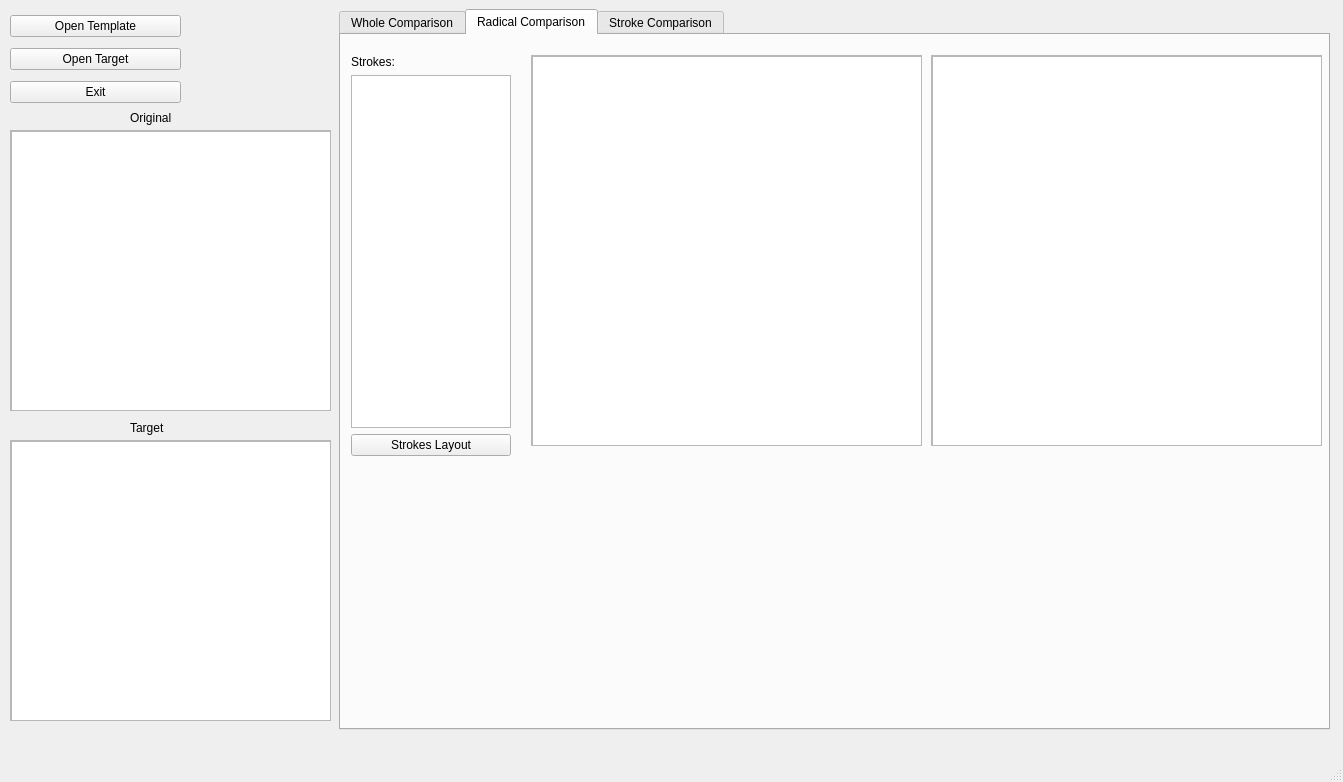
<?xml version="1.0" encoding="UTF-8"?>
<ui version="4.0">
 <class>MainWindow</class>
 <widget class="QMainWindow" name="MainWindow">
  <property name="geometry">
   <rect>
    <x>0</x>
    <y>0</y>
    <width>1343</width>
    <height>782</height>
   </rect>
  </property>
  <property name="windowTitle">
   <string>MainWindow</string>
  </property>
  <widget class="QWidget" name="centralwidget">
   <widget class="QTabWidget" name="tabWidget">
    <property name="geometry">
     <rect>
      <x>339</x>
      <y>9</y>
      <width>991</width>
      <height>721</height>
     </rect>
    </property>
    <property name="currentIndex">
     <number>1</number>
    </property>
    <widget class="QWidget" name="tab">
     <attribute name="title">
      <string>Whole Comparison</string>
     </attribute>
     <widget class="QTabWidget" name="tabWidget_2">
      <property name="geometry">
       <rect>
        <x>9</x>
        <y>9</y>
        <width>971</width>
        <height>671</height>
       </rect>
      </property>
      <property name="currentIndex">
       <number>3</number>
      </property>
      <widget class="QWidget" name="tab_4">
       <attribute name="title">
        <string>Coverage Rate</string>
       </attribute>
       <widget class="QScrollArea" name="scrollArea_3">
        <property name="geometry">
         <rect>
          <x>10</x>
          <y>0</y>
          <width>751</width>
          <height>611</height>
         </rect>
        </property>
        <property name="widgetResizable">
         <bool>true</bool>
        </property>
        <widget class="QWidget" name="scrollAreaWidgetContents_3">
         <property name="geometry">
          <rect>
           <x>0</x>
           <y>0</y>
           <width>749</width>
           <height>609</height>
          </rect>
         </property>
         <widget class="QGraphicsView" name="cover_gview">
          <property name="geometry">
           <rect>
            <x>0</x>
            <y>0</y>
            <width>751</width>
            <height>611</height>
           </rect>
          </property>
         </widget>
        </widget>
       </widget>
       <widget class="QWidget" name="verticalLayoutWidget_2">
        <property name="geometry">
         <rect>
          <x>780</x>
          <y>110</y>
          <width>160</width>
          <height>111</height>
         </rect>
        </property>
        <layout class="QVBoxLayout" name="verticalLayout_2">
         <item>
          <layout class="QHBoxLayout" name="horizontalLayout">
           <item>
            <widget class="QLabel" name="label_3">
             <property name="text">
              <string>Max CR:</string>
             </property>
            </widget>
           </item>
           <item>
            <widget class="QLabel" name="maxcr_label">
             <property name="text">
              <string>0.0</string>
             </property>
            </widget>
           </item>
          </layout>
         </item>
         <item>
          <widget class="QRadioButton" name="mizi_rbtn">
           <property name="text">
            <string>Mizi</string>
           </property>
          </widget>
         </item>
         <item>
          <widget class="QRadioButton" name="jiugong_rbtn">
           <property name="text">
            <string>JiuGong</string>
           </property>
          </widget>
         </item>
         <item>
          <widget class="QPushButton" name="cr_calculate_btn">
           <property name="text">
            <string>Calculate</string>
           </property>
          </widget>
         </item>
        </layout>
       </widget>
      </widget>
      <widget class="QWidget" name="tab_7">
       <attribute name="title">
        <string>Gravity of Center</string>
       </attribute>
       <widget class="QScrollArea" name="scrollArea_4">
        <property name="geometry">
         <rect>
          <x>10</x>
          <y>10</y>
          <width>401</width>
          <height>291</height>
         </rect>
        </property>
        <property name="widgetResizable">
         <bool>true</bool>
        </property>
        <widget class="QWidget" name="scrollAreaWidgetContents_4">
         <property name="geometry">
          <rect>
           <x>0</x>
           <y>0</y>
           <width>399</width>
           <height>289</height>
          </rect>
         </property>
         <widget class="QGraphicsView" name="cog_template_gview">
          <property name="geometry">
           <rect>
            <x>0</x>
            <y>0</y>
            <width>401</width>
            <height>291</height>
           </rect>
          </property>
         </widget>
        </widget>
       </widget>
       <widget class="QScrollArea" name="scrollArea_5">
        <property name="geometry">
         <rect>
          <x>430</x>
          <y>10</y>
          <width>401</width>
          <height>291</height>
         </rect>
        </property>
        <property name="widgetResizable">
         <bool>true</bool>
        </property>
        <widget class="QWidget" name="scrollAreaWidgetContents_5">
         <property name="geometry">
          <rect>
           <x>0</x>
           <y>0</y>
           <width>399</width>
           <height>289</height>
          </rect>
         </property>
         <widget class="QGraphicsView" name="cog_target_gview">
          <property name="geometry">
           <rect>
            <x>0</x>
            <y>0</y>
            <width>401</width>
            <height>291</height>
           </rect>
          </property>
         </widget>
        </widget>
       </widget>
       <widget class="QScrollArea" name="scrollArea_6">
        <property name="geometry">
         <rect>
          <x>10</x>
          <y>330</y>
          <width>401</width>
          <height>291</height>
         </rect>
        </property>
        <property name="widgetResizable">
         <bool>true</bool>
        </property>
        <widget class="QWidget" name="scrollAreaWidgetContents_6">
         <property name="geometry">
          <rect>
           <x>0</x>
           <y>0</y>
           <width>399</width>
           <height>289</height>
          </rect>
         </property>
         <widget class="QGraphicsView" name="cog_comparison_gview">
          <property name="geometry">
           <rect>
            <x>0</x>
            <y>0</y>
            <width>401</width>
            <height>291</height>
           </rect>
          </property>
         </widget>
        </widget>
       </widget>
       <widget class="QWidget" name="verticalLayoutWidget_3">
        <property name="geometry">
         <rect>
          <x>470</x>
          <y>570</y>
          <width>146</width>
          <height>41</height>
         </rect>
        </property>
        <layout class="QVBoxLayout" name="verticalLayout_3">
         <item>
          <widget class="QPushButton" name="cog_btn">
           <property name="text">
            <string>Center of Gravity</string>
           </property>
          </widget>
         </item>
        </layout>
       </widget>
       <widget class="QWidget" name="horizontalLayoutWidget_2">
        <property name="geometry">
         <rect>
          <x>120</x>
          <y>300</y>
          <width>191</width>
          <height>21</height>
         </rect>
        </property>
        <layout class="QHBoxLayout" name="horizontalLayout_2">
         <item>
          <widget class="QLabel" name="label_4">
           <property name="text">
            <string>COG:</string>
           </property>
          </widget>
         </item>
         <item>
          <widget class="QLabel" name="template_cog_label">
           <property name="text">
            <string>(0, 0)</string>
           </property>
          </widget>
         </item>
        </layout>
       </widget>
       <widget class="QWidget" name="horizontalLayoutWidget_3">
        <property name="geometry">
         <rect>
          <x>540</x>
          <y>300</y>
          <width>191</width>
          <height>21</height>
         </rect>
        </property>
        <layout class="QHBoxLayout" name="horizontalLayout_3">
         <item>
          <widget class="QLabel" name="label_5">
           <property name="text">
            <string>COG:</string>
           </property>
          </widget>
         </item>
         <item>
          <widget class="QLabel" name="target_cog_label">
           <property name="text">
            <string>(0, 0)</string>
           </property>
          </widget>
         </item>
        </layout>
       </widget>
      </widget>
      <widget class="QWidget" name="tab_5">
       <attribute name="title">
        <string>Convex hull</string>
       </attribute>
       <widget class="QScrollArea" name="scrollArea_7">
        <property name="geometry">
         <rect>
          <x>10</x>
          <y>10</y>
          <width>421</width>
          <height>401</height>
         </rect>
        </property>
        <property name="widgetResizable">
         <bool>true</bool>
        </property>
        <widget class="QWidget" name="scrollAreaWidgetContents_7">
         <property name="geometry">
          <rect>
           <x>0</x>
           <y>0</y>
           <width>419</width>
           <height>399</height>
          </rect>
         </property>
         <widget class="QGraphicsView" name="template_ch_gview">
          <property name="geometry">
           <rect>
            <x>0</x>
            <y>0</y>
            <width>421</width>
            <height>401</height>
           </rect>
          </property>
         </widget>
        </widget>
       </widget>
       <widget class="QScrollArea" name="scrollArea_8">
        <property name="geometry">
         <rect>
          <x>470</x>
          <y>10</y>
          <width>421</width>
          <height>401</height>
         </rect>
        </property>
        <property name="widgetResizable">
         <bool>true</bool>
        </property>
        <widget class="QWidget" name="scrollAreaWidgetContents_8">
         <property name="geometry">
          <rect>
           <x>0</x>
           <y>0</y>
           <width>419</width>
           <height>399</height>
          </rect>
         </property>
         <widget class="QGraphicsView" name="target_ch_gview">
          <property name="geometry">
           <rect>
            <x>0</x>
            <y>0</y>
            <width>421</width>
            <height>401</height>
           </rect>
          </property>
         </widget>
        </widget>
       </widget>
       <widget class="QWidget" name="verticalLayoutWidget_4">
        <property name="geometry">
         <rect>
          <x>30</x>
          <y>569</y>
          <width>160</width>
          <height>32</height>
         </rect>
        </property>
        <layout class="QVBoxLayout" name="verticalLayout_4">
         <item>
          <widget class="QPushButton" name="convexhull_btn">
           <property name="text">
            <string>Convex hull</string>
           </property>
          </widget>
         </item>
        </layout>
       </widget>
       <widget class="QWidget" name="formLayoutWidget">
        <property name="geometry">
         <rect>
          <x>230</x>
          <y>440</y>
          <width>201</width>
          <height>191</height>
         </rect>
        </property>
        <layout class="QFormLayout" name="formLayout">
         <item row="0" column="0">
          <widget class="QLabel" name="label_6">
           <property name="text">
            <string>Convex hull 
 area ratio:</string>
           </property>
          </widget>
         </item>
         <item row="0" column="1">
          <widget class="QLabel" name="temp_convex_area_ratio_label">
           <property name="text">
            <string>0.0</string>
           </property>
          </widget>
         </item>
         <item row="1" column="0">
          <widget class="QLabel" name="label_8">
           <property name="text">
            <string>Valid pixels 
 area ratio:</string>
           </property>
          </widget>
         </item>
         <item row="1" column="1">
          <widget class="QLabel" name="temp_valid_area_ratio_label">
           <property name="text">
            <string>0.0</string>
           </property>
          </widget>
         </item>
        </layout>
       </widget>
       <widget class="QWidget" name="formLayoutWidget_2">
        <property name="geometry">
         <rect>
          <x>690</x>
          <y>440</y>
          <width>201</width>
          <height>191</height>
         </rect>
        </property>
        <layout class="QFormLayout" name="formLayout_2">
         <item row="0" column="0">
          <widget class="QLabel" name="label_7">
           <property name="text">
            <string>Convex hull 
 area ratio:</string>
           </property>
          </widget>
         </item>
         <item row="0" column="1">
          <widget class="QLabel" name="targ_convex_area_ratio_label_2">
           <property name="text">
            <string>0.0</string>
           </property>
          </widget>
         </item>
         <item row="1" column="0">
          <widget class="QLabel" name="label_9">
           <property name="text">
            <string>Valid pixels 
 area ratio:</string>
           </property>
          </widget>
         </item>
         <item row="1" column="1">
          <widget class="QLabel" name="targ_valid_area_ratio_label_2">
           <property name="text">
            <string>0.0</string>
           </property>
          </widget>
         </item>
        </layout>
       </widget>
       <widget class="QLabel" name="label_10">
        <property name="geometry">
         <rect>
          <x>170</x>
          <y>420</y>
          <width>111</width>
          <height>16</height>
         </rect>
        </property>
        <property name="text">
         <string>Template image</string>
        </property>
       </widget>
       <widget class="QLabel" name="label_11">
        <property name="geometry">
         <rect>
          <x>620</x>
          <y>420</y>
          <width>111</width>
          <height>16</height>
         </rect>
        </property>
        <property name="text">
         <string>Target image</string>
        </property>
       </widget>
      </widget>
      <widget class="QWidget" name="tab_6">
       <attribute name="title">
        <string>Histogram</string>
       </attribute>
       <widget class="QWidget" name="verticalLayoutWidget_5">
        <property name="geometry">
         <rect>
          <x>60</x>
          <y>570</y>
          <width>160</width>
          <height>51</height>
         </rect>
        </property>
        <layout class="QVBoxLayout" name="verticalLayout_5">
         <item>
          <widget class="QPushButton" name="project_btn">
           <property name="text">
            <string>Project</string>
           </property>
          </widget>
         </item>
        </layout>
       </widget>
       <widget class="QLabel" name="label_12">
        <property name="geometry">
         <rect>
          <x>20</x>
          <y>140</y>
          <width>31</width>
          <height>16</height>
         </rect>
        </property>
        <property name="text">
         <string>X：</string>
        </property>
       </widget>
       <widget class="QLabel" name="label_13">
        <property name="geometry">
         <rect>
          <x>20</x>
          <y>380</y>
          <width>31</width>
          <height>16</height>
         </rect>
        </property>
        <property name="text">
         <string>Y：</string>
        </property>
       </widget>
       <widget class="QLabel" name="label_14">
        <property name="geometry">
         <rect>
          <x>190</x>
          <y>540</y>
          <width>111</width>
          <height>16</height>
         </rect>
        </property>
        <property name="text">
         <string>Template Image</string>
        </property>
       </widget>
       <widget class="QLabel" name="label_15">
        <property name="geometry">
         <rect>
          <x>650</x>
          <y>540</y>
          <width>111</width>
          <height>16</height>
         </rect>
        </property>
        <property name="text">
         <string>Target Image</string>
        </property>
       </widget>
       <widget class="QWidget" name="formLayoutWidget_3">
        <property name="geometry">
         <rect>
          <x>230</x>
          <y>570</y>
          <width>121</width>
          <height>51</height>
         </rect>
        </property>
        <layout class="QFormLayout" name="formLayout_3">
         <item row="0" column="0">
          <widget class="QLabel" name="label_16">
           <property name="text">
            <string>X axis </string>
           </property>
          </widget>
         </item>
         <item row="1" column="0">
          <widget class="QLabel" name="label_20">
           <property name="text">
            <string>Mean:</string>
           </property>
          </widget>
         </item>
         <item row="1" column="1">
          <widget class="QLabel" name="temp_x_mean_label">
           <property name="text">
            <string>0.0</string>
           </property>
          </widget>
         </item>
        </layout>
       </widget>
       <widget class="QWidget" name="formLayoutWidget_4">
        <property name="geometry">
         <rect>
          <x>350</x>
          <y>570</y>
          <width>121</width>
          <height>51</height>
         </rect>
        </property>
        <layout class="QFormLayout" name="formLayout_4">
         <item row="0" column="0">
          <widget class="QLabel" name="label_17">
           <property name="text">
            <string>Y axis </string>
           </property>
          </widget>
         </item>
         <item row="1" column="0">
          <widget class="QLabel" name="label_21">
           <property name="text">
            <string>Mean:</string>
           </property>
          </widget>
         </item>
         <item row="1" column="1">
          <widget class="QLabel" name="temp_y_mean_label">
           <property name="text">
            <string>0.0</string>
           </property>
          </widget>
         </item>
        </layout>
       </widget>
       <widget class="QWidget" name="gridLayoutWidget">
        <property name="geometry">
         <rect>
          <x>70</x>
          <y>0</y>
          <width>391</width>
          <height>261</height>
         </rect>
        </property>
        <layout class="QGridLayout" name="temp_x_glayout"/>
       </widget>
       <widget class="QWidget" name="gridLayoutWidget_2">
        <property name="geometry">
         <rect>
          <x>510</x>
          <y>0</y>
          <width>391</width>
          <height>261</height>
         </rect>
        </property>
        <layout class="QGridLayout" name="targ_x_glayout"/>
       </widget>
       <widget class="QWidget" name="gridLayoutWidget_3">
        <property name="geometry">
         <rect>
          <x>70</x>
          <y>280</y>
          <width>391</width>
          <height>261</height>
         </rect>
        </property>
        <layout class="QGridLayout" name="temp_y_glayout"/>
       </widget>
       <widget class="QWidget" name="gridLayoutWidget_4">
        <property name="geometry">
         <rect>
          <x>510</x>
          <y>280</y>
          <width>391</width>
          <height>261</height>
         </rect>
        </property>
        <layout class="QGridLayout" name="targ_y_glayout"/>
       </widget>
       <widget class="QWidget" name="formLayoutWidget_5">
        <property name="geometry">
         <rect>
          <x>630</x>
          <y>570</y>
          <width>121</width>
          <height>51</height>
         </rect>
        </property>
        <layout class="QFormLayout" name="formLayout_5">
         <item row="0" column="0">
          <widget class="QLabel" name="label_18">
           <property name="text">
            <string>Y axis </string>
           </property>
          </widget>
         </item>
         <item row="1" column="0">
          <widget class="QLabel" name="label_22">
           <property name="text">
            <string>Mean:</string>
           </property>
          </widget>
         </item>
         <item row="1" column="1">
          <widget class="QLabel" name="targ_y_mean_label">
           <property name="text">
            <string>0.0</string>
           </property>
          </widget>
         </item>
        </layout>
       </widget>
       <widget class="QWidget" name="formLayoutWidget_6">
        <property name="geometry">
         <rect>
          <x>510</x>
          <y>570</y>
          <width>121</width>
          <height>51</height>
         </rect>
        </property>
        <layout class="QFormLayout" name="formLayout_6">
         <item row="0" column="0">
          <widget class="QLabel" name="label_19">
           <property name="text">
            <string>X axis </string>
           </property>
          </widget>
         </item>
         <item row="1" column="0">
          <widget class="QLabel" name="label_23">
           <property name="text">
            <string>Mean:</string>
           </property>
          </widget>
         </item>
         <item row="1" column="1">
          <widget class="QLabel" name="targ_x_mean_label">
           <property name="text">
            <string>0.0</string>
           </property>
          </widget>
         </item>
        </layout>
       </widget>
       <widget class="QWidget" name="formLayoutWidget_7">
        <property name="geometry">
         <rect>
          <x>800</x>
          <y>550</y>
          <width>160</width>
          <height>80</height>
         </rect>
        </property>
        <layout class="QFormLayout" name="formLayout_7">
         <property name="horizontalSpacing">
          <number>-1</number>
         </property>
         <item row="0" column="0">
          <widget class="QLabel" name="label_24">
           <property name="text">
            <string>Variance</string>
           </property>
          </widget>
         </item>
         <item row="1" column="0">
          <widget class="QLabel" name="label_25">
           <property name="text">
            <string>X-axis:</string>
           </property>
          </widget>
         </item>
         <item row="2" column="0">
          <widget class="QLabel" name="label_26">
           <property name="text">
            <string>Y-axis:</string>
           </property>
          </widget>
         </item>
         <item row="1" column="1">
          <widget class="QLabel" name="variance_x_label">
           <property name="text">
            <string>0.0</string>
           </property>
          </widget>
         </item>
         <item row="2" column="1">
          <widget class="QLabel" name="variance_y_label">
           <property name="text">
            <string>0.0</string>
           </property>
          </widget>
         </item>
        </layout>
       </widget>
      </widget>
     </widget>
    </widget>
    <widget class="QWidget" name="tab_2">
     <attribute name="title">
      <string>Radical Comparison</string>
     </attribute>
     <widget class="QWidget" name="verticalLayoutWidget_6">
      <property name="geometry">
       <rect>
        <x>10</x>
        <y>20</y>
        <width>160</width>
        <height>401</height>
       </rect>
      </property>
      <layout class="QVBoxLayout" name="verticalLayout_6">
       <item>
        <widget class="QLabel" name="label_27">
         <property name="text">
          <string>Strokes:</string>
         </property>
        </widget>
       </item>
       <item>
        <widget class="QListView" name="strokes_layout_listview"/>
       </item>
       <item>
        <widget class="QPushButton" name="stroke_layout_btn">
         <property name="text">
          <string>Strokes Layout</string>
         </property>
        </widget>
       </item>
      </layout>
     </widget>
     <widget class="QScrollArea" name="scrollArea_9">
      <property name="geometry">
       <rect>
        <x>190</x>
        <y>20</y>
        <width>391</width>
        <height>391</height>
       </rect>
      </property>
      <property name="widgetResizable">
       <bool>true</bool>
      </property>
      <widget class="QWidget" name="scrollAreaWidgetContents_9">
       <property name="geometry">
        <rect>
         <x>0</x>
         <y>0</y>
         <width>389</width>
         <height>389</height>
        </rect>
       </property>
       <widget class="QGraphicsView" name="template_strokes_layout_gview">
        <property name="geometry">
         <rect>
          <x>0</x>
          <y>0</y>
          <width>391</width>
          <height>391</height>
         </rect>
        </property>
       </widget>
      </widget>
     </widget>
     <widget class="QScrollArea" name="scrollArea_10">
      <property name="geometry">
       <rect>
        <x>590</x>
        <y>20</y>
        <width>391</width>
        <height>391</height>
       </rect>
      </property>
      <property name="widgetResizable">
       <bool>true</bool>
      </property>
      <widget class="QWidget" name="scrollAreaWidgetContents_10">
       <property name="geometry">
        <rect>
         <x>0</x>
         <y>0</y>
         <width>389</width>
         <height>389</height>
        </rect>
       </property>
       <widget class="QGraphicsView" name="target_strokes_layout_gview">
        <property name="geometry">
         <rect>
          <x>0</x>
          <y>0</y>
          <width>391</width>
          <height>391</height>
         </rect>
        </property>
       </widget>
      </widget>
     </widget>
    </widget>
    <widget class="QWidget" name="tab_3">
     <attribute name="title">
      <string>Stroke Comparison</string>
     </attribute>
    </widget>
   </widget>
   <widget class="QWidget" name="verticalLayoutWidget">
    <property name="geometry">
     <rect>
      <x>10</x>
      <y>10</y>
      <width>171</width>
      <height>100</height>
     </rect>
    </property>
    <layout class="QVBoxLayout" name="verticalLayout">
     <property name="spacing">
      <number>-1</number>
     </property>
     <item>
      <widget class="QPushButton" name="open_template_btn">
       <property name="text">
        <string>Open Template</string>
       </property>
      </widget>
     </item>
     <item>
      <widget class="QPushButton" name="open_target_btn">
       <property name="text">
        <string>Open Target</string>
       </property>
      </widget>
     </item>
     <item>
      <widget class="QPushButton" name="exit_btn">
       <property name="text">
        <string>Exit</string>
       </property>
      </widget>
     </item>
    </layout>
   </widget>
   <widget class="QScrollArea" name="scrollArea">
    <property name="geometry">
     <rect>
      <x>10</x>
      <y>130</y>
      <width>321</width>
      <height>281</height>
     </rect>
    </property>
    <property name="widgetResizable">
     <bool>true</bool>
    </property>
    <widget class="QWidget" name="scrollAreaWidgetContents">
     <property name="geometry">
      <rect>
       <x>0</x>
       <y>0</y>
       <width>319</width>
       <height>279</height>
      </rect>
     </property>
     <widget class="QGraphicsView" name="template_gview">
      <property name="geometry">
       <rect>
        <x>0</x>
        <y>0</y>
        <width>321</width>
        <height>281</height>
       </rect>
      </property>
     </widget>
    </widget>
   </widget>
   <widget class="QLabel" name="label">
    <property name="geometry">
     <rect>
      <x>130</x>
      <y>110</y>
      <width>60</width>
      <height>16</height>
     </rect>
    </property>
    <property name="text">
     <string>Original</string>
    </property>
   </widget>
   <widget class="QLabel" name="label_2">
    <property name="geometry">
     <rect>
      <x>130</x>
      <y>420</y>
      <width>60</width>
      <height>16</height>
     </rect>
    </property>
    <property name="text">
     <string>Target</string>
    </property>
   </widget>
   <widget class="QScrollArea" name="scrollArea_2">
    <property name="geometry">
     <rect>
      <x>10</x>
      <y>440</y>
      <width>321</width>
      <height>281</height>
     </rect>
    </property>
    <property name="widgetResizable">
     <bool>true</bool>
    </property>
    <widget class="QWidget" name="scrollAreaWidgetContents_2">
     <property name="geometry">
      <rect>
       <x>0</x>
       <y>0</y>
       <width>319</width>
       <height>279</height>
      </rect>
     </property>
     <widget class="QGraphicsView" name="target_gview">
      <property name="geometry">
       <rect>
        <x>0</x>
        <y>0</y>
        <width>321</width>
        <height>281</height>
       </rect>
      </property>
     </widget>
    </widget>
   </widget>
  </widget>
  <widget class="QMenuBar" name="menubar">
   <property name="geometry">
    <rect>
     <x>0</x>
     <y>0</y>
     <width>1343</width>
     <height>22</height>
    </rect>
   </property>
  </widget>
  <widget class="QStatusBar" name="statusbar"/>
 </widget>
 <resources/>
 <connections/>
</ui>
